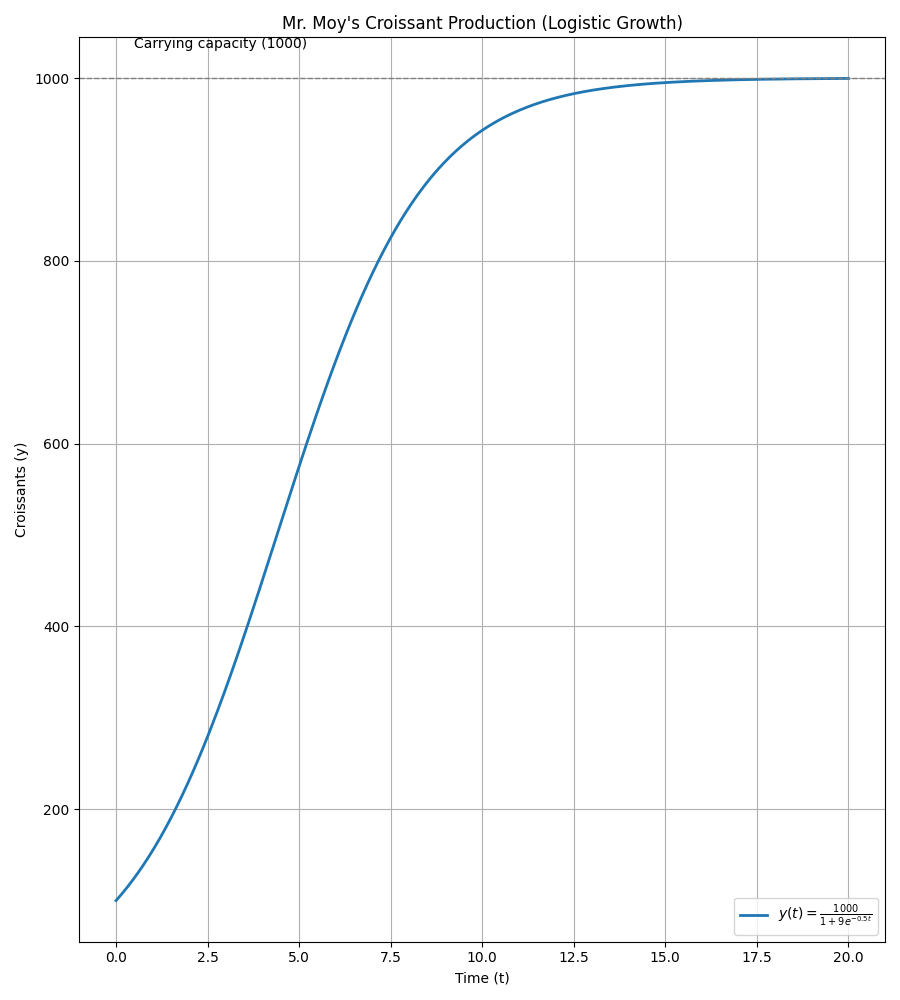

Write the Python code that produced this figure.
import numpy as np
import matplotlib.pyplot as plt

L = 1000
k = 0.5
y0 = 100
A = (L / y0) - 1  # 9

t = np.linspace(0, 20, 400)
y = L / (1 + A * np.exp(-k * t))

plt.figure(figsize=(8, 5))
plt.plot(t, y, linewidth=2, label=r'$y(t)=\frac{1000}{1+9e^{-0.5t}}$')
plt.axhline(L, linestyle='--', color='gray', linewidth=1)
plt.text(0.5, 1030, 'Carrying capacity (1000)', va='bottom')
plt.title("Mr. Moy's Croissant Production (Logistic Growth)")
plt.xlabel('Time (t)')
plt.ylabel('Croissants (y)')
plt.grid(True)
plt.legend()
plt.tight_layout()

file_path = "logistic_crossaint_curve.png"
plt.savefig(file_path)
file_path
